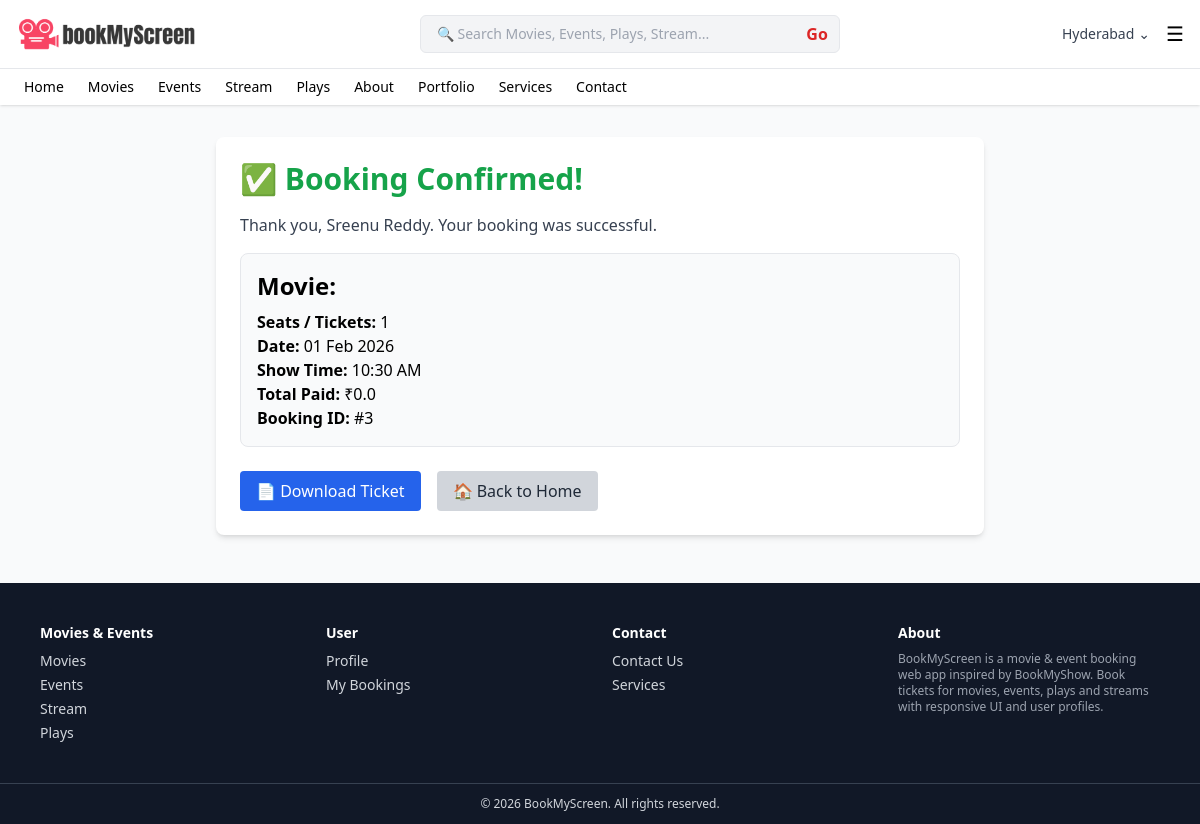
The page /booking/success/ (signed in) on the database its author committed.
### main/models.py (models this page shows, shortened)
class Booking(models.Model):
    BOOKING_TYPES = [
        ("Movie", "Movie"),
        ("Event", "Event"),
        ("Play", "Play"),
        ("Stream", "Stream"),
    ]
    STATUS_CHOICES = [
        ("Confirmed", "Confirmed"),
        ("Cancelled", "Cancelled"),
        ("Used", "Used"),
        ("Pending", "Pending"),
    ]
    user = models.ForeignKey(User, on_delete=models.CASCADE)
    movie = models.ForeignKey(Movie, on_delete=models.SET_NULL, null=True, blank=True)
    title = models.CharField(max_length=200, blank=True)
    booking_type = models.CharField(max_length=20, choices=BOOKING_TYPES)
    seats = models.CharField(max_length=200, blank=True)
    show_time = models.CharField(max_length=50, blank=True, null=True)
    show_date = models.DateField(blank=True, null=True)
    price = models.FloatField(default=0)
    details = models.TextField(blank=True)
    date = models.DateTimeField(auto_now_add=True)
    status = models.CharField(max_length=20, choices=STATUS_CHOICES, default="Confirmed")

### main/views.py (the view)
# urls.py: path('booking/success/', views.booking_success, name='booking_success'),
@login_required
def booking_success(request):
    booking_id = request.session.get("booking_id")
    if not booking_id:
        messages.error(request, "No booking found.")
        return redirect("home")
    booking = get_object_or_404(Booking, id=booking_id, user=request.user)
    context = {
        "booking": booking,
        "booking_type": booking.booking_type,
        "title": getattr(booking, "title", "Booking"),
        "details": getattr(booking, "details", ""),
        "seats_or_tickets": getattr(booking, "seats", 1),
        "date": getattr(booking, "date", ""),
        "time": getattr(booking, "show_time", ""),
        "total": booking.price,
        "booking_id": booking.id
    }
    request.session.pop("booking_id", None)
    return render(request, "booking_success.html", context)

### main/context_processors.py (called while the page is built)
def my_bookings(request):
    if request.user.is_authenticated:
        return {"my_bookings_count": request.user.booking_set.count()}
    return {}

### templates/booking_success.html (shortened to what this page needs)
{% extends "base.html" %}
{% load static %}
{% block content %}
<div class="max-w-3xl mx-auto p-6 bg-white shadow-md rounded-lg mt-8">
    <h1 class="text-3xl font-bold text-green-600 mb-4">✅ Booking Confirmed!</h1>
    <p class="text-gray-700 mb-4">Thank you, {{ booking.user.username }}. Your booking was successful.</p>
    <div class="border rounded-lg p-4 bg-gray-50">
        <h2 class="text-2xl font-semibold mb-2">{{ booking_type }}: {{ title }}</h2>
        {% if seats_or_tickets %}
        <p><strong>Seats / Tickets:</strong> {{ seats_or_tickets }}</p>
        {% endif %}
        {% if date %}
        <p><strong>Date:</strong> {{ date|date:"d M Y" }}</p>
        {% endif %}
        {% if time %}
        <p><strong>Show Time:</strong> {{ time }}</p>
        {% endif %}
        <p><strong>Total Paid:</strong> ₹{{ total }}</p>
        <p><strong>Booking ID:</strong> #{{ booking_id }}</p>
    </div>
    <div class="mt-6 flex gap-4">
        <a href="{% url 'download_ticket' booking_id %}"
           class="px-4 py-2 bg-blue-600 text-white rounded hover:bg-blue-700">📄 Download Ticket</a>
        <a href="{% url 'home' %}"
           class="px-4 py-2 bg-gray-300 text-gray-800 rounded hover:bg-gray-400">🏠 Back to Home</a>
    </div>
</div>
{% endblock %}

### rows shown on the page
Booking: user.username "Sreenu Reddy", booking_type "Movie", date "01 Feb 2026", show_time "10:30 AM", price "0.0"

### other values the page prints
{{ seats_or_tickets }} "1"
{{ booking_id }} "3"
